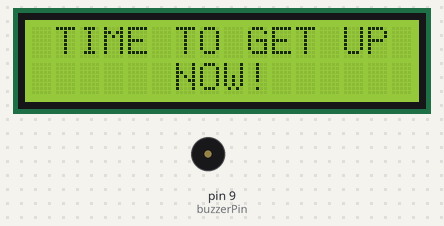
Simulated run of this sketch. Board: Arduino Uno, built with avr-gcc and run on an emulated ATmega328P. On the bench: 16×2 character LCD, buzzer (waves = sounding).

Above: at 0.1 s.
Timing chart, 0 to 130.0 s (numbered marks = the images above):
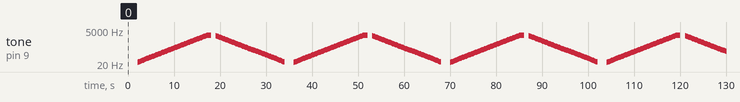

Measured:
- by itself, tone on pin 9 (buzzerPin): plays 27 Hz for 0.10 s, 29 Hz for 0.10 s, 30 Hz for 0.10 s, 32 Hz for 0.10 s, 34 Hz for 0.10 s, 36 Hz for 0.10 s … (574 notes in this stretch)

The sketch:

Genesis__Nadine__Aaron.ino
```cpp
#include <LiquidCrystal.h>

int buzzerPin = 9;

LiquidCrystal lcd(12, 11, 5, 4, 3, 2);

void setup() {
  // put your setup code here, to run once:
pinMode(buzzerPin, OUTPUT);
lcd.begin(16, 2);
lcd.clear();
}


void loop() {
  // put your main code here, to run repeatedly:
lcd.setCursor(0, 0);
lcd.print(" TIME TO GET UP ");
lcd.setCursor( 0, 1);
lcd.print("      NOW! ");
delay(1000);
lcd.clear();
delay(1000);
  tone(buzzerPin,27.5, 100);
  delay(100);
  noTone(buzzerPin);
  delay(100);

    tone(buzzerPin,29.135, 100);
  delay(100);
  noTone(buzzerPin);
  delay(100);

    tone(buzzerPin,30.868, 100);
  delay(100);
  noTone(buzzerPin);
  delay(100);

    tone(buzzerPin,32.703, 100);
  delay(100);
  noTone(buzzerPin);
  delay(100);

    tone(buzzerPin,34.65, 100);
  delay(100);
  noTone(buzzerPin);
  delay(100);

    tone(buzzerPin,36.7, 100);
  delay(100);
  noTone(buzzerPin);
  delay(100);

    tone(buzzerPin,38.89, 100);
  delay(100);
  noTone(buzzerPin);
  delay(100);

    tone(buzzerPin,41, 100);
  delay(100);
  noTone(buzzerPin);
  delay(100);

    tone(buzzerPin,43, 100);
  delay(100);
  noTone(buzzerPin);
  delay(100);

    tone(buzzerPin,46, 100);
  delay(100);
  noTone(buzzerPin);
  delay(100);

    tone(buzzerPin,49, 100);
  delay(100);
  noTone(buzzerPin);
  delay(100);

    tone(buzzerPin,52, 100);
  delay(100);
  noTone(buzzerPin);
  delay(100);

    tone(buzzerPin,55, 100);
  delay(100);
  noTone(buzzerPin);
  delay(100);

    tone(buzzerPin,58, 100);
  delay(100);
  noTone(buzzerPin);
  delay(100);

    tone(buzzerPin,62, 100);
  delay(100);
  noTone(buzzerPin);
  delay(100);

    tone(buzzerPin,65.5, 100);
  delay(100);
  noTone(buzzerPin);
  delay(100);

    tone(buzzerPin,69.3, 100);
  delay(100);
  noTone(buzzerPin);
  delay(100);

    tone(buzzerPin,73.4, 100);
  delay(100);
  noTone(buzzerPin);
  delay(100);

    tone(buzzerPin,77.8, 100);
  delay(100);
  noTone(buzzerPin);
  delay(100);

    tone(buzzerPin,82.4, 100);
  delay(100);
  noTone(buzzerPin);
  delay(100);

    tone(buzzerPin,87.3, 100);
  delay(100);
  noTone(buzzerPin);
  delay(100);

    tone(buzzerPin,92.5, 100);
  delay(100);
  noTone(buzzerPin);
  delay(100);

    tone(buzzerPin,98, 100);
  delay(100);
  noTone(buzzerPin);
  delay(100);

    tone(buzzerPin,103.8, 100);
  delay(100);
  noTone(buzzerPin);
  delay(100);

    tone(buzzerPin,110, 100);
  delay(100);
  noTone(buzzerPin);
  delay(100);

    tone(buzzerPin,116.5, 100);
  delay(100);
  noTone(buzzerPin);
  delay(100);

    tone(buzzerPin,123.5, 100);
  delay(100);
  noTone(buzzerPin);
  delay(100);

    tone(buzzerPin,130.8, 100);
  delay(100);
  noTone(buzzerPin);
  delay(100);

    tone(buzzerPin,138.6, 100);
  delay(100);
  noTone(buzzerPin);
  delay(100);

    tone(buzzerPin,146.8, 100);
  delay(100);
  noTone(buzzerPin);
  delay(100);

    tone(buzzerPin,155.5, 100);
  delay(100);
  noTone(buzzerPin);
  delay(100);

    tone(buzzerPin,164.8, 100);
  delay(100);
  noTone(buzzerPin);
  delay(100);

    tone(buzzerPin,174.6, 100);
  delay(100);
  noTone(buzzerPin);
  delay(100);

    tone(buzzerPin,185, 100);
  delay(100);
  noTone(buzzerPin);
  delay(100);

    tone(buzzerPin,196, 100);
  delay(100);
  noTone(buzzerPin);
  delay(100);

    tone(buzzerPin,207.6, 100);
  delay(100);
  noTone(buzzerPin);
  delay(100);

    tone(buzzerPin,220, 100);
  delay(100);
  noTone(buzzerPin);
  delay(100);

    tone(buzzerPin,233, 100);
  delay(100);
  noTone(buzzerPin);
  delay(100);

    tone(buzzerPin,247, 100);
  delay(100);
  noTone(buzzerPin);
  delay(100);

    tone(buzzerPin,261.6, 100);
  delay(100);
  noTone(buzzerPin);
  delay(100);

    tone(buzzerPin,277.1, 100);
  delay(100);
  noTone(buzzerPin);
  delay(100);

    tone(buzzerPin,293.7, 100);
  delay(100);
  noTone(buzzerPin);
  delay(100);

    tone(buzzerPin,311.1, 100);
  delay(100);
  noTone(buzzerPin);
  delay(100);

    tone(buzzerPin,329.62, 100);
  delay(100);
  noTone(buzzerPin);
  delay(100);

    tone(buzzerPin,349.23, 100);
  delay(100);
  noTone(buzzerPin);
  delay(100);

    tone(buzzerPin,370, 100);
  delay(100);
  noTone(buzzerPin);
  delay(100);

    tone(buzzerPin,392, 100);
  delay(100);
  noTone(buzzerPin);
  delay(100);

    tone(buzzerPin,415.3, 100);
  delay(100);
  noTone(buzzerPin);
  delay(100);

    tone(buzzerPin,440, 100);
  delay(100);
  noTone(buzzerPin);
  delay(100);

    tone(buzzerPin,466.2, 100);
  delay(100);
  noTone(buzzerPin);
  delay(100);

    tone(buzzerPin,493.9, 100);
  delay(100);
  noTone(buzzerPin);
  delay(100);

    tone(buzzerPin,523.25, 100);
  delay(100);
  noTone(buzzerPin);
  delay(100);

    tone(buzzerPin,554.4, 100);
  delay(100);
  noTone(buzzerPin);
  delay(100);

    tone(buzzerPin,587.3, 100);
  delay(100);
  noTone(buzzerPin);
  delay(100);

    tone(buzzerPin,622.3, 100);
  delay(100);
  noTone(buzzerPin);
  delay(100);

    tone(buzzerPin,659.3, 100);
  delay(100);
  noTone(buzzerPin);
  delay(100);

    tone(buzzerPin,698.5, 100);
  delay(100);
  noTone(buzzerPin);
  delay(100);

    tone(buzzerPin,740, 100);
  delay(100);
  noTone(buzzerPin);
  delay(100);

    tone(buzzerPin,784, 100);
  delay(100);
  noTone(buzzerPin);
  delay(100);

    tone(buzzerPin,830.6, 100);
  delay(100);
  noTone(buzzerPin);
  delay(100);

    tone(buzzerPin,880, 100);
  delay(100);
  noTone(buzzerPin);
  delay(100);

    tone(buzzerPin,932.3, 100);
  delay(100);
  noTone(buzzerPin);
  delay(100);

    tone(buzzerPin,987.8, 100);
  delay(100);
  noTone(buzzerPin);
  delay(100);

    tone(buzzerPin,1046.5, 100);
  delay(100);
  noTone(buzzerPin);
  delay(100);

    tone(buzzerPin,1108.8, 100);
  delay(100);
  noTone(buzzerPin);
  delay(100);

    tone(buzzerPin,1174.5, 100);
  delay(100);
  noTone(buzzerPin);
  delay(100);

    tone(buzzerPin,1244.5, 100);
  delay(100);
  noTone(buzzerPin);
  delay(100);

    tone(buzzerPin,1318.5, 100);
  delay(100);
  noTone(buzzerPin);
  delay(100);

    tone(buzzerPin,1396.9, 100);
  delay(100);
  noTone(buzzerPin);
  delay(100);

    tone(buzzerPin,1479.89, 100);
  delay(100);
  noTone(buzzerPin);
  delay(100);

    tone(buzzerPin,1567.9, 100);
  delay(100);
  noTone(buzzerPin);
  delay(100);

    tone(buzzerPin,1661.2, 100);
  delay(100);
  noTone(buzzerPin);
  delay(100);


    tone(buzzerPin,1760, 100);
  delay(100);
  noTone(buzzerPin);
  delay(100);

    tone(buzzerPin,1864.7, 100);
  delay(100);
  noTone(buzzerPin);
  delay(100);

    tone(buzzerPin,1975.5, 100);
  delay(100);
  noTone(buzzerPin);
  delay(100);

    tone(buzzerPin,2093, 1000);
  delay(1000);
  noTone(buzzerPin);
  delay(1000);

        tone(buzzerPin,1975.5, 100);
  delay(100);
  noTone(buzzerPin);
  delay(100);

    tone(buzzerPin,1864.4, 100);
  delay(100);
  noTone(buzzerPin);
  delay(100);

    tone(buzzerPin,1760, 100);
  delay(100);
  noTone(buzzerPin);
  delay(100);

    tone(buzzerPin,1661.2, 100);
  delay(100);
  noTone(buzzerPin);
  delay(100);

    tone(buzzerPin,1568, 100);
  delay(100);
  noTone(buzzerPin);
  delay(100);

    tone(buzzerPin,1480, 100);
  delay(100);
  noTone(buzzerPin);
  delay(100);

    tone(buzzerPin,1397, 100);
  delay(100);
  noTone(buzzerPin);
  delay(100);

    tone(buzzerPin,1318.5, 100);
  delay(100);
  noTone(buzzerPin);
  delay(100);

    tone(buzzerPin,1244.5, 100);
  delay(100);
  noTone(buzzerPin);
  delay(100);

    tone(buzzerPin,1174.7, 100);
  delay(100);
  noTone(buzzerPin);
  delay(100);

    tone(buzzerPin,1108.7, 100);
  delay(100);
  noTone(buzzerPin);
  delay(100);

    tone(buzzerPin,1046.5, 100);
  delay(100);
  noTone(buzzerPin);
  delay(100);

    tone(buzzerPin,987.8, 100);
  delay(100);
  noTone(buzzerPin);
  delay(100);

    tone(buzzerPin,932.3, 100);
  delay(100);
  noTone(buzzerPin);
  delay(100);

    tone(buzzerPin,880, 100);
  delay(100);
  noTone(buzzerPin);
  delay(100);

    tone(buzzerPin,830.6, 100);
  delay(100);
  noTone(buzzerPin);
  delay(100);

    tone(buzzerPin,784, 100);
  delay(100);
  noTone(buzzerPin);
  delay(100);

    tone(buzzerPin,740, 100);
  delay(100);
  noTone(buzzerPin);
  delay(100);

    tone(buzzerPin,698.5, 100);
  delay(100);
  noTone(buzzerPin);
  delay(100);

    tone(buzzerPin,660.3, 100);
  delay(100);
  noTone(buzzerPin);
  delay(100);

    tone(buzzerPin,622.3, 100);
  delay(100);
  noTone(buzzerPin);
  delay(100);

    tone(buzzerPin,587.3, 100);
  delay(100);
  noTone(buzzerPin);
  delay(100);

    tone(buzzerPin,554.4, 100);
  delay(100);
  noTone(buzzerPin);
  delay(100);

    tone(buzzerPin,523.3, 100);
  delay(100);
  noTone(buzzerPin);
  delay(100);

    tone(buzzerPin,494, 100);
  delay(100);
  noTone(buzzerPin);
  delay(100);

    tone(buzzerPin,466.1, 100);
  delay(100);
  noTone(buzzerPin);
  delay(100);

    tone(buzzerPin,440, 100);
  delay(100);
  noTone(buzzerPin);
  delay(100);

    tone(buzzerPin,415.3, 100);
  delay(100);
  noTone(buzzerPin);
  delay(100);

    tone(buzzerPin,392, 100);
  delay(100);
  noTone(buzzerPin);
  delay(100);

    tone(buzzerPin,370, 100);
  delay(100);
  noTone(buzzerPin);
  delay(100);

    tone(buzzerPin,349.2, 100);
  delay(100);
  noTone(buzzerPin);
  delay(100);

    tone(buzzerPin,329.6, 100);
  delay(100);
  noTone(buzzerPin);
  delay(100);

    tone(buzzerPin,311.1, 100);
  delay(100);
  noTone(buzzerPin);
  delay(100);

    tone(buzzerPin,293.7, 100);
  delay(100);
  noTone(buzzerPin);
  delay(100);

    tone(buzzerPin,277.2, 100);
  delay(100);
  noTone(buzzerPin);
  delay(100);

    tone(buzzerPin,261.6, 100);
  delay(100);
  noTone(buzzerPin);
  delay(100);

    tone(buzzerPin,247, 100);
  delay(100);
  noTone(buzzerPin);
  delay(100);

    tone(buzzerPin,233, 100);
  delay(100);
  noTone(buzzerPin);
  delay(100);

    tone(buzzerPin,220, 100);
  delay(100);
  noTone(buzzerPin);
  delay(100);

    tone(buzzerPin,207.7, 100);
  delay(100);
  noTone(buzzerPin);
  delay(100);

    tone(buzzerPin,196, 100);
  delay(100);
  noTone(buzzerPin);
  delay(100);

    tone(buzzerPin,185, 100);
  delay(100);
  noTone(buzzerPin);
  delay(100);

    tone(buzzerPin,185, 100);
  delay(100);
  noTone(buzzerPin);
  delay(100);

    tone(buzzerPin,174.6, 100);
  delay(100);
  noTone(buzzerPin);
  delay(100);

    tone(buzzerPin,164.8, 100);
  delay(100);
  noTone(buzzerPin);
  delay(100);

    tone(buzzerPin,155.6, 100);
  delay(100);
  noTone(buzzerPin);
  delay(100);

    tone(buzzerPin,146.8, 100);
  delay(100);
  noTone(buzzerPin);
  delay(100);

    tone(buzzerPin,138.6, 100);
  delay(100);
  noTone(buzzerPin);
  delay(100);

    tone(buzzerPin,130.8, 100);
  delay(100);
  noTone(buzzerPin);
  delay(100);

    tone(buzzerPin,123.5, 100);
  delay(100);
  noTone(buzzerPin);
  delay(100);

    tone(buzzerPin,116.5, 100);
  delay(100);
  noTone(buzzerPin);
  delay(100);

    tone(buzzerPin,110, 100);
  delay(100);
  noTone(buzzerPin);
  delay(100);

    tone(buzzerPin,103.8, 100);
  delay(100);
  noTone(buzzerPin);
  delay(100);

    tone(buzzerPin,98, 100);
  delay(100);
  noTone(buzzerPin);
  delay(100);

    tone(buzzerPin,92.5, 100);
  delay(100);
  noTone(buzzerPin);
  delay(100);

    tone(buzzerPin,87.3, 100);
  delay(100);
  noTone(buzzerPin);
  delay(100);

    tone(buzzerPin,82.4, 100);
  delay(100);
  noTone(buzzerPin);
  delay(100);

    tone(buzzerPin,77.8, 100);
  delay(100);
  noTone(buzzerPin);
  delay(100);

    tone(buzzerPin,73.4, 100);
  delay(100);
  noTone(buzzerPin);
  delay(100);

    tone(buzzerPin,69.3, 100);
  delay(100);
  noTone(buzzerPin);
  delay(100);

    tone(buzzerPin,65.4, 100);
  delay(100);
  noTone(buzzerPin);
  delay(100);

    tone(buzzerPin,61.7, 100);
  delay(100);
  noTone(buzzerPin);
  delay(100);

    tone(buzzerPin,58.3, 100);
  delay(100);
  noTone(buzzerPin);
  delay(100);

    tone(buzzerPin,55, 100);
  delay(100);
  noTone(buzzerPin);
  delay(100);

    tone(buzzerPin,51.9, 100);
  delay(100);
  noTone(buzzerPin);
  delay(100);

    tone(buzzerPin,49, 100);
  delay(100);
  noTone(buzzerPin);
  delay(100);

    tone(buzzerPin,46.2, 100);
  delay(100);
  noTone(buzzerPin);
  delay(100);

    tone(buzzerPin,43.7, 100);
  delay(100);
  noTone(buzzerPin);
  delay(100);

    tone(buzzerPin,41.2, 100);
  delay(100);
  noTone(buzzerPin);
  delay(100);

    tone(buzzerPin,38.9, 100);
  delay(100);
  noTone(buzzerPin);
  delay(100);

    tone(buzzerPin,36.7, 100);
  delay(100);
  noTone(buzzerPin);
  delay(100);

    tone(buzzerPin,34.7, 100);
  delay(100);
  noTone(buzzerPin);
  delay(100);


    tone(buzzerPin,32.7, 100);
  delay(100);
  noTone(buzzerPin);
  delay(100);

    tone(buzzerPin,30.9, 100);
  delay(100);
  noTone(buzzerPin);
  delay(100);

    tone(buzzerPin,29.1, 100);
  delay(100);
  noTone(buzzerPin);
  delay(100);

}
```
